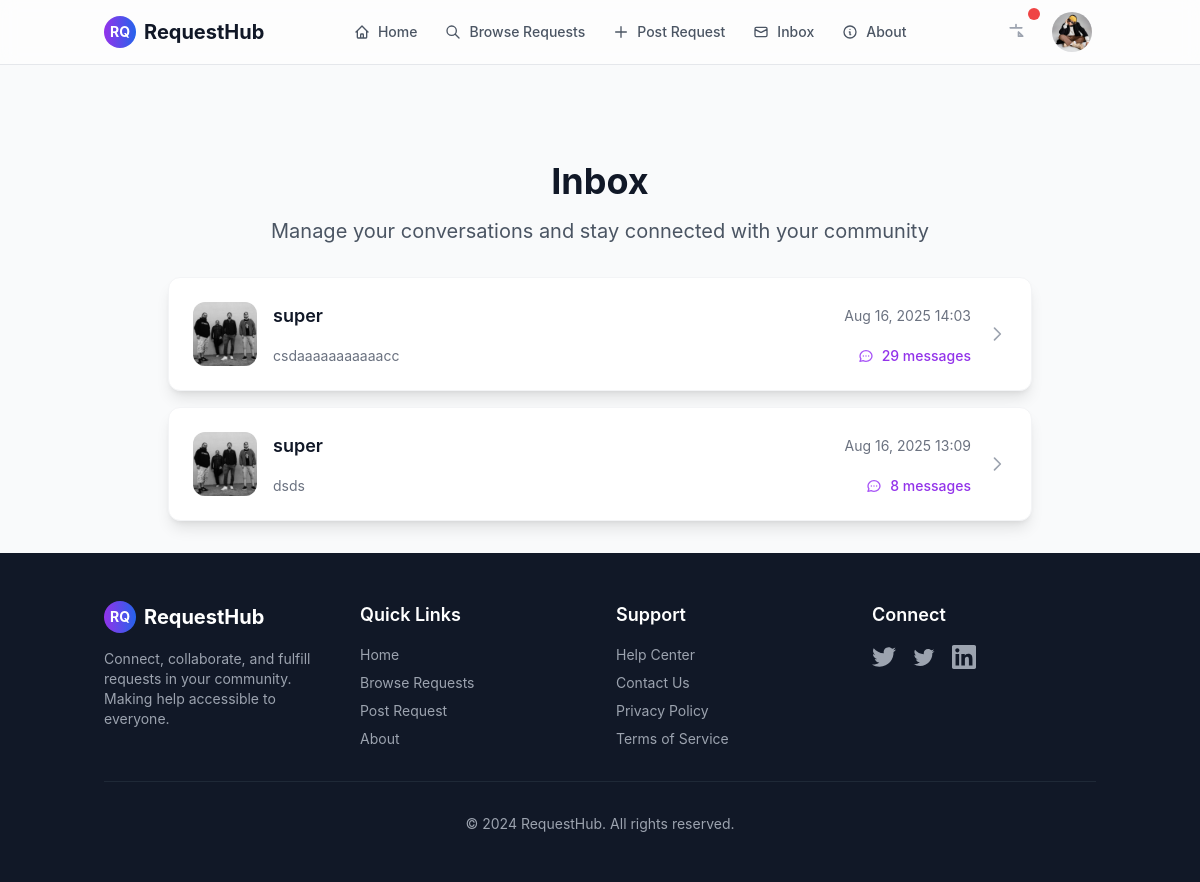
Before: /inbox (signed in) with the older database file.
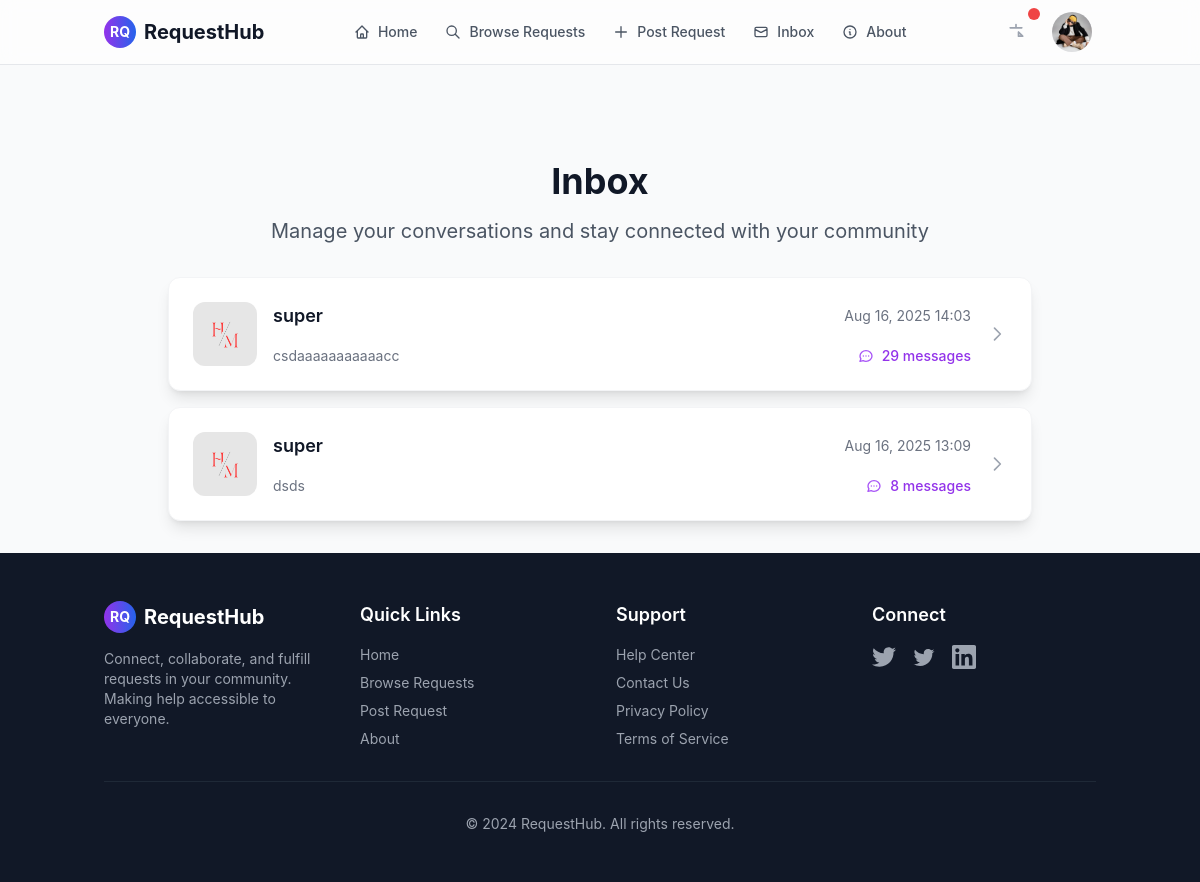
After: the same page with the newer database file.
### conversation/models.py (models this page shows)
class Conversation(models.Model):
    item = models.ForeignKey(Request, related_name='conversations', on_delete=models.CASCADE)
    members = models.ManyToManyField(User, related_name='conversations')
    created_at = models.DateTimeField(auto_now_add=True)
    modified_at = models.DateTimeField(auto_now=True)
    class Meta:
        ordering = ('-modified_at',)

class ConversationMessage(models.Model):
    conversation = models.ForeignKey(Conversation, related_name='messages', on_delete=models.CASCADE)
    content = models.TextField()
    created_at = models.DateTimeField(auto_now_add=True)
    created_by = models.ForeignKey(User, related_name='created_messages', on_delete=models.CASCADE)

### user/models.py (models this page shows, shortened)
class UserProfile(models.Model):
    user = models.OneToOneField(User, on_delete=models.CASCADE, primary_key=True)
    location = models.CharField(max_length=100, blank=True, null=True)
    phone_number = models.CharField(max_length=15, blank=True, null=True)
    profile_picture = models.ImageField(upload_to='profile_pictures/', blank=True, null=True)

### conversation/views.py (the view)
# urls.py: path('inbox', views.inbox, name='inbox'),
@login_required
def inbox(request):
    conversations = Conversation.objects.filter(members__in=[request.user.id])
    for convo in conversations:
        members = list(convo.members.all())
        receiver = [m for m in members if m != request.user]
        if receiver:
            receiver_user = receiver[0]  # The other member
            profile = UserProfile.objects.filter(user=receiver_user).first()
        else:
            receiver_user = None
            profile = None
    requests = Request.objects.filter(author=request.user)
    picture=UserProfile.objects.filter(user=request.user).first()
    print("conversations", conversations)
    return render(request, 'conversation/inbox.html', {
        'conversations': conversations,
        'requests': requests,
        "profilee": profile,
        "profile": picture,
    })

### conversation/templates/conversation/inbox.html (shortened to what this page needs)
{% extends 'aid/base.html' %}
{% block content %}
<main class="py-8">
    <div class="container mx-auto px-4 max-w-4xl">
        <div class="text-center mb-8">
            <h1 class="text-3xl md:text-4xl font-bold text-gray-900 mb-4">Inbox</h1>
            <p class="text-xl text-gray-600">Manage your conversations and stay connected with your community</p>
        </div>
        {% if conversations %}
            <div class="space-y-4">
                {% for conversation in conversations %}
                    <a href="{% url 'conversation:detail' conversation.id %}" class="block">
                        <div class="bg-white rounded-xl shadow-lg hover:shadow-xl transition-all duration-300 border border-gray-100 p-6 hover:border-purple-200">
                            <div class="flex items-center space-x-4">
                                <div class="flex-shrink-0">
                                    {% if profilee.profile_picture %}
                                        <img src="{{ profilee.profile_picture.url }}" alt="Profile" class="w-16 h-16 rounded-xl object-cover">
                                    {% endif %}
                                </div>
                                <div class="flex-1 min-w-0">
                                    <div class="flex items-center justify-between mb-2">
                                        <h3 class="text-lg font-semibold text-gray-900 truncate">
                                            {% for member in conversation.members.all %}
                                                {% if member != request.user %}
                                                    {{ member.username }}
                                                {% endif %}
                                            {% endfor %}
                                        </h3>
                                        <span class="text-sm text-gray-500 flex-shrink-0">
                                            {{ conversation.modified_at|date:"M d, Y H:i" }}
                                        </span>
                                    </div>
                                    <div class="flex items-center justify-between">
                                        <span class="text-sm text-gray-500">
                                            {% if conversation.messages.last %}
                                                {{ conversation.messages.last.content|truncatechars:50 }}
                                            {% else %}
                                                No messages yet
                                            {% endif %}
                                        </span>
                                        <div class="flex items-center space-x-2">
                                            <span class="text-sm text-purple-600 font-medium">
                                                {{ conversation.messages.count }} message{{ conversation.messages.count|pluralize }}
                                            </span>
                                        </div>
                                    </div>
                                </div>
                                <div class="flex-shrink-0">
                                    <svg class="w-5 h-5 text-gray-400" fill="none" stroke="currentColor" viewBox="0 0 24 24">
                                        <path stroke-linecap="round" stroke-linejoin="round" stroke-width="2" d="M9 5l7 7-7 7"></path>
                                    </svg>
                                </div>
                            </div>
                        </div>
                    </a>
                {% endfor %}
            </div>
        {% endif %}
    </div>
</main>
{% endblock %}

Changed rows visible on the page:
changed through a linked row, Conversation "Aug 16, 2025 14:03": profile_picture: a different picture
changed through a linked row, Conversation "Aug 16, 2025 13:09": profile_picture: a different picture
